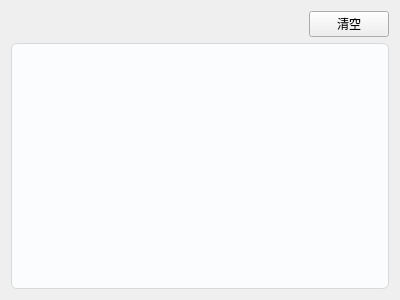
<?xml version="1.0" encoding="UTF-8"?>
<ui version="4.0">
 <class>OpListDlg</class>
 <widget class="QWidget" name="OpListDlg">
  <property name="geometry">
   <rect>
    <x>0</x>
    <y>0</y>
    <width>400</width>
    <height>300</height>
   </rect>
  </property>
  <property name="windowTitle">
   <string>Form</string>
  </property>
  <layout class="QGridLayout" name="gridLayout_2">
   <item row="0" column="0">
    <widget class="QWidget" name="widget" native="true">
     <property name="styleSheet">
      <string notr="true"/>
     </property>
     <layout class="QGridLayout" name="gridLayout">
      <property name="horizontalSpacing">
       <number>0</number>
      </property>
      <property name="verticalSpacing">
       <number>6</number>
      </property>
      <property name="margin">
       <number>0</number>
      </property>
      <item row="0" column="0">
       <layout class="QHBoxLayout" name="horizontalLayout">
        <item>
         <spacer name="horizontalSpacer">
          <property name="orientation">
           <enum>Qt::Horizontal</enum>
          </property>
          <property name="sizeHint" stdset="0">
           <size>
            <width>40</width>
            <height>20</height>
           </size>
          </property>
         </spacer>
        </item>
        <item>
         <widget class="QPushButton" name="pushButton">
          <property name="styleSheet">
           <string notr="true"/>
          </property>
          <property name="text">
           <string>清空</string>
          </property>
         </widget>
        </item>
       </layout>
      </item>
      <item row="1" column="0">
       <widget class="QTreeWidget" name="treeWidget">
        <property name="styleSheet">
         <string notr="true">.QTreeWidget
{
	border: 1px solid rgb(218,218,218);
	border-radius: 6px;
	background-color: rgb(251, 252, 254);
}</string>
        </property>
        <property name="inputMethodHints">
         <set>Qt::ImhNone</set>
        </property>
        <attribute name="headerVisible">
         <bool>false</bool>
        </attribute>
        <column>
         <property name="text">
          <string notr="true">1</string>
         </property>
        </column>
       </widget>
      </item>
     </layout>
     <zorder>treeWidget</zorder>
     <zorder></zorder>
    </widget>
   </item>
  </layout>
 </widget>
 <resources>
  <include location="../HTDEMO.qrc"/>
 </resources>
 <connections/>
</ui>
